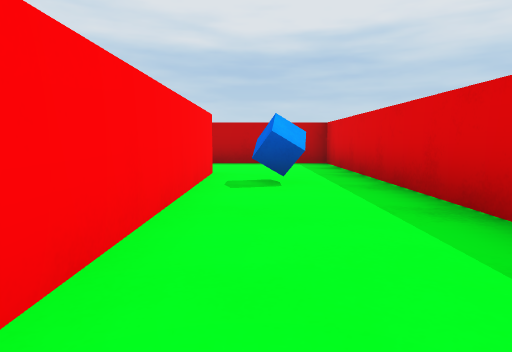
view 1 (above)

16 first-person views from a walk through a 3-D level made in the Unity game engine. The camera is 0.55 m above the floor, tilts 6° down and sees 75° across. The floor is counted in squares, 1 m on a side. Each view is taken from the middle of a square. On the plan, view 1 faces up. The plan holds only what a view shows up to about 9 squares ahead; the rest is blank. The place goes on beyond the plan. The player character is not drawn.

view 2
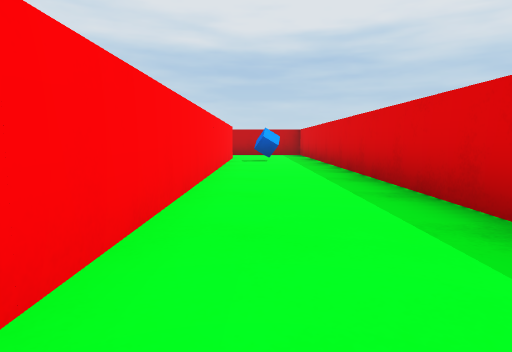

view 3
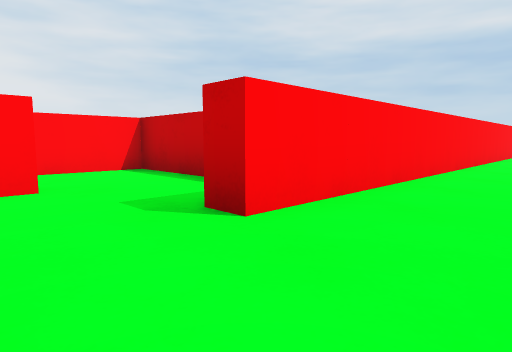

view 4
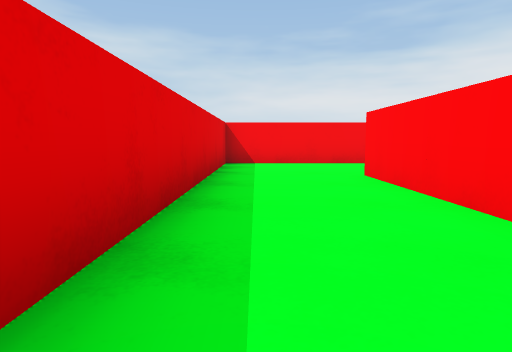

view 5
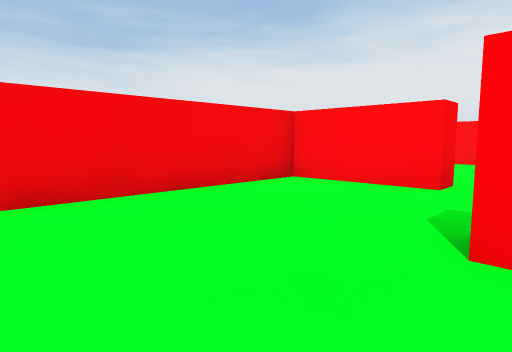

view 6
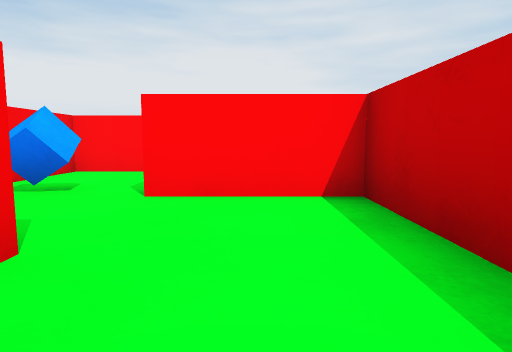

view 7
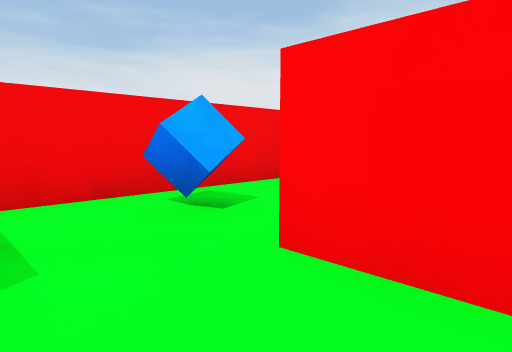

view 8
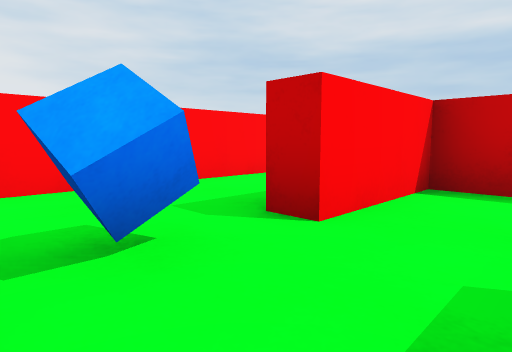

view 9
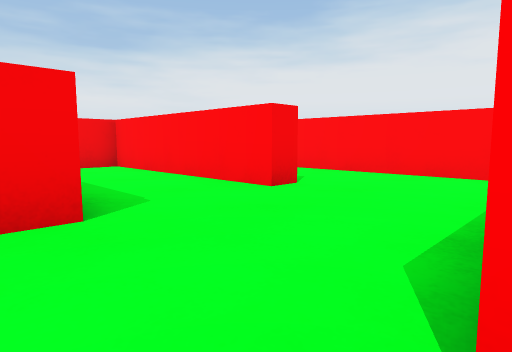

view 10
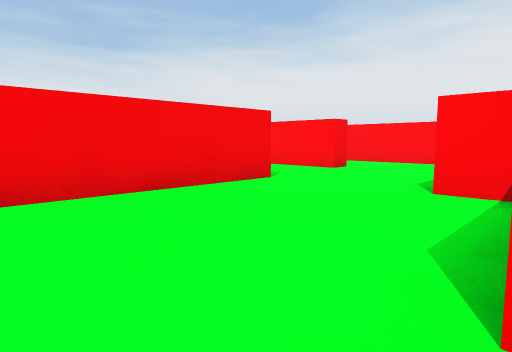

view 11
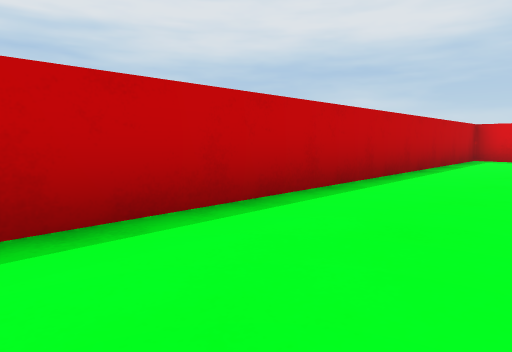

view 12
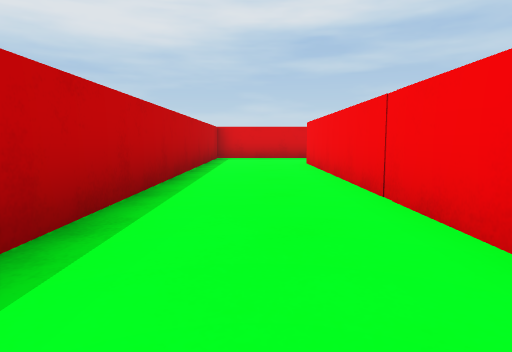

view 13
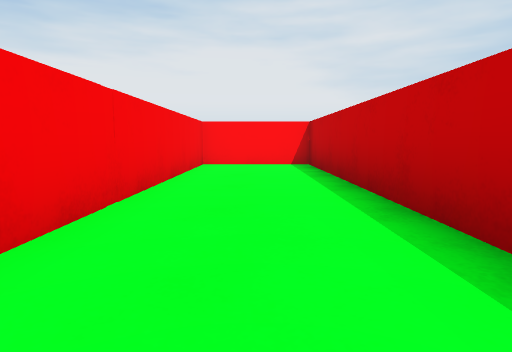

view 14
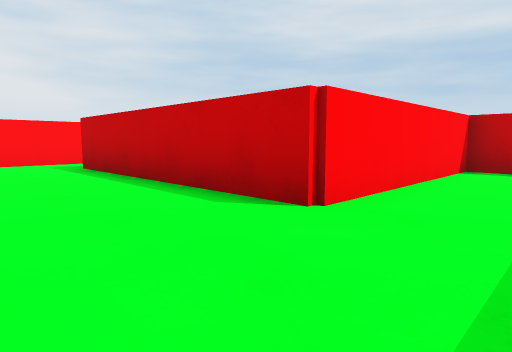

view 15
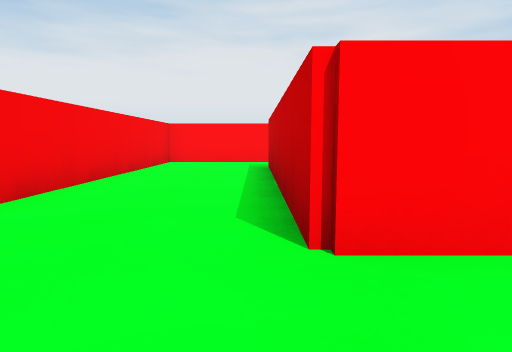

view 16
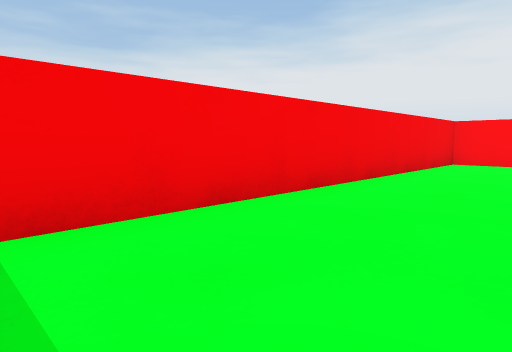

### Floor plan
Ten units are one square. View 1 is at (0, 0); x grows to the right and y downward. Boxes are objects, and circles mark ways between rooms. Rooms are numbered by the first view taken in them; rooms with no view inside come last. Other rooms are left out.
<svg viewBox="-182 -87 205 204">
<path fill="none" stroke="#000" d="M-31 92 -31 112 18 112 18 -82 -109 -82 -109 -57 -7 -57 -7 84 -12 84M-36 92 -31 92M-66 112 -44 112M-31 69 -53 69 -53 91 -59 91M-59 64 -24 64M-57 34 -57 42M-80 67 -80 112 -66 112M-106 65 -106 87 -162 87M-177 81 -177 112 -92 112"/>
<rect x="-5" y="-55" width="10" height="10" fill="#bbb"><title>blue cube</title></rect>
<rect x="-65" y="95" width="10" height="10" fill="#bbb"><title>blue cube</title></rect>
<circle cx="-30" cy="85" r="3" fill="#2a7"/>
<circle cx="-60" cy="105" r="3" fill="#2a7"/>
<text x="0" y="0">1</text>
<text x="-50" y="90">2</text>
<text x="-50" y="60">3</text>
<text x="-130" y="90">4</text>
</svg>
Room 1 opens to room 2. Room 2 opens to room 3.

Where each view was taken, in squares from view 1:
view 1: 0 up, 0 right, facing up
view 2: 5 down, 0 right, facing up
view 3: 10 down, 1 right, facing up-left
view 4: 3 down, 1 right, facing down
view 5: 8 down, 1 right, facing down-left
view 6: 8 down, 2 left, facing left
view 7: 8 down, 4 left, facing down-left
view 8: 11 down, 4 left, facing up-left
view 9: 4 down, 5 left, facing down-left
view 10: 3 down, 2 left, facing down-left
view 11: 6 up, 9 left, facing up-right
view 12: 7 up, 9 left, facing right
view 13: 7 up, 3 left, facing left
view 14: 11 down, 9 left, facing up-left
view 15: 9 down, 9 left, facing left
view 16: 9 down, 9 left, facing down-left
